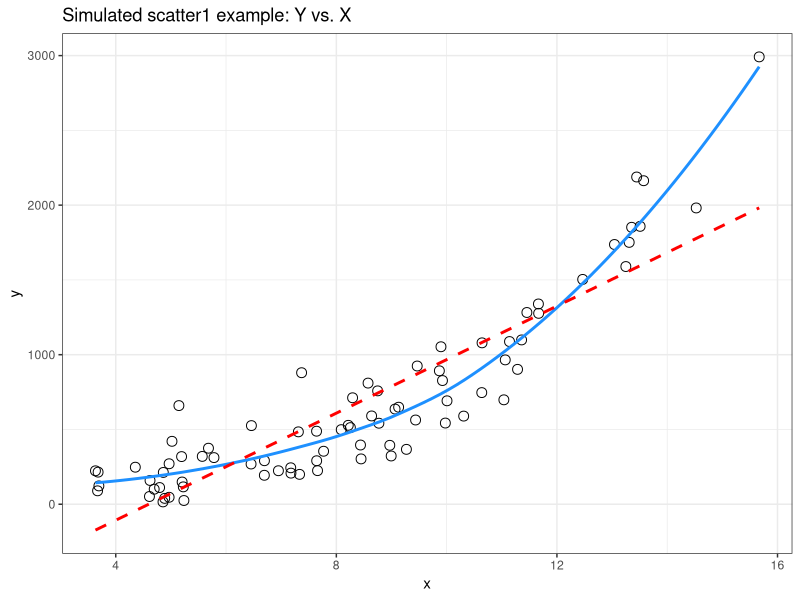
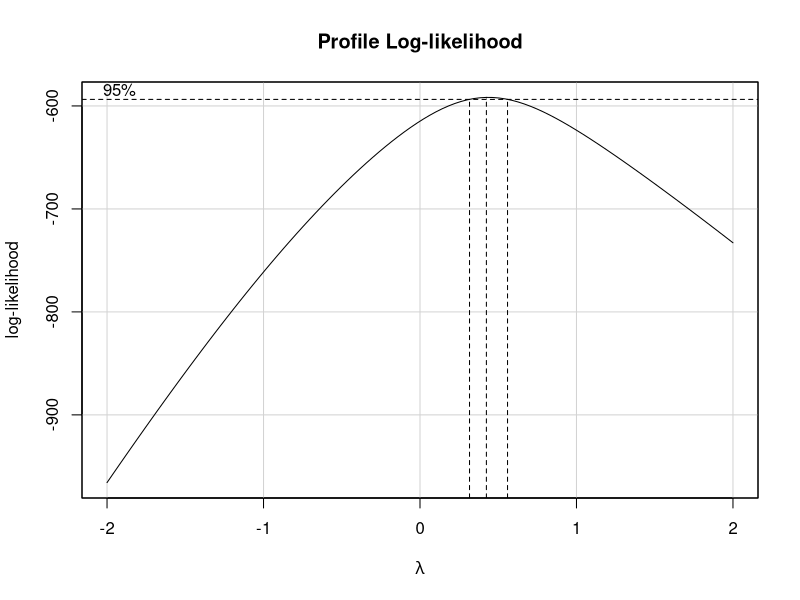
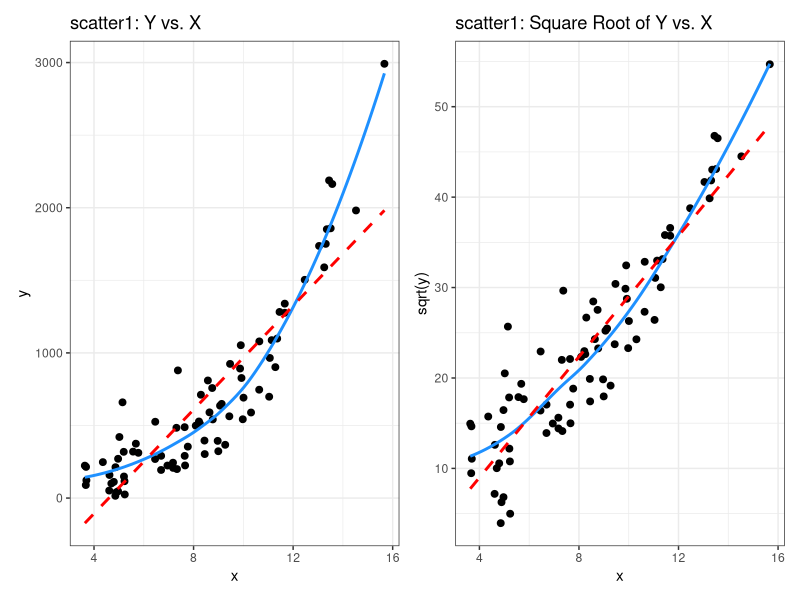
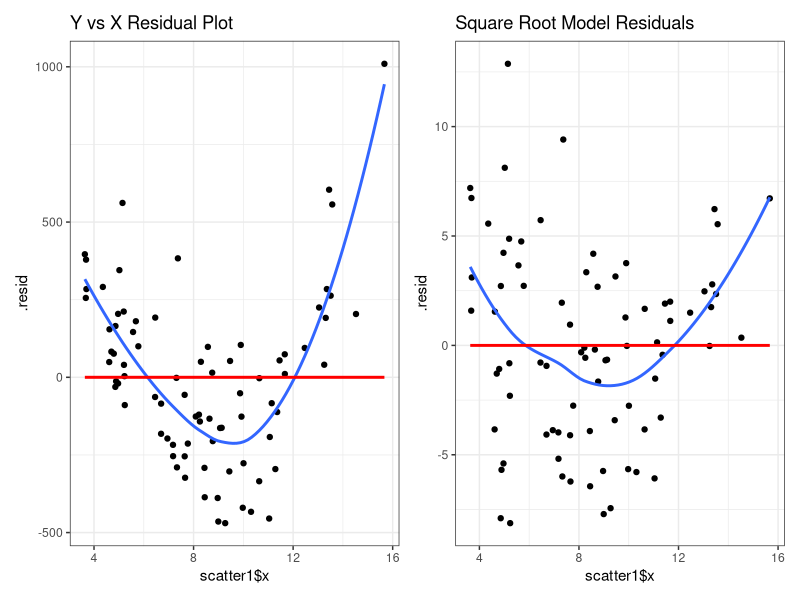

R code for these plots, in order: (Note: this script raises an error after producing the figures.)
## ---- chunk 1
knitr::opts_chunk$set(comment = NA)

library(broom)
library(car)
library(patchwork)
library(tidyverse)

theme_set(theme_bw())
## ---- chunk 2
set.seed(999); 
  x.rand <- rbeta(80, 2, 5) * 20 + 3
set.seed(1000); 
  y.rand <- abs(50 + 0.75*x.rand^(3) 
                - 0.65*x.rand + rnorm(80, 0, 200))

scatter1 <- tibble(x = x.rand, y = y.rand) 
rm(x.rand, y.rand)

ggplot(scatter1, aes(x = x, y = y)) +
    geom_point(shape = 1, size = 3) +
    ## add loess smooth
    geom_smooth(method = "loess", se = FALSE, 
                col = "dodgerblue", formula = y ~ x) +
    ## then add linear fit
    geom_smooth(method = "lm", se = FALSE, 
                col = "red", formula = y ~ x, linetype = "dashed") +
    labs(title = "Simulated scatter1 example: Y vs. X")
## ---- chunk 3
boxCox(scatter1$y ~ scatter1$x) 
powerTransform(scatter1$y ~ scatter1$x)
## ---- chunk 4
p1 <- ggplot(scatter1, aes(x = x, y = y)) +
    geom_point(size = 2) +
    geom_smooth(method = "loess", se = FALSE, 
                formula = y ~ x, col = "dodgerblue") +
    geom_smooth(method = "lm", se = FALSE, 
                formula = y ~ x, col = "red", linetype = "dashed") +
    labs(title = "scatter1: Y vs. X")

p2 <- ggplot(scatter1, aes(x = x, y = sqrt(y))) +
    geom_point(size = 2) +
    geom_smooth(method = "loess", se = FALSE, 
                formula = y ~ x, col = "dodgerblue") +
    geom_smooth(method = "lm", se = FALSE, 
                formula = y ~ x, col = "red", linetype = "dashed") +
    labs(title = "scatter1: Square Root of Y vs. X")

p1 + p2
## ---- chunk 5
cor(scatter1$y, scatter1$x)
cor(sqrt(scatter1$y), scatter1$x)
## ---- chunk 6
testTransform(powerTransform(scatter1$y ~ scatter1$x), 0)
testTransform(powerTransform(scatter1$y ~ scatter1$x), 0.5)
testTransform(powerTransform(scatter1$y ~ scatter1$x), 1)
## ---- chunk 7
model.orig <- lm(scatter1$y ~ scatter1$x)
model.sqrt <- lm(sqrt(scatter1$y) ~ scatter1$x)

p1 <- augment(model.orig) %>%
    ggplot(., aes(x = scatter1$x, y = .resid)) + 
    geom_point() +
    geom_smooth(method = "loess", formula = y ~ x, se = FALSE) +
    geom_smooth(method = "lm", formula = y ~ x, se = FALSE, col = "red") +
    labs(title = "Y vs X Residual Plot")

p2 <- augment(model.sqrt) %>%
    ggplot(., aes(x = scatter1$x, y = .resid)) + 
    geom_point() +
    geom_smooth(method = "loess", formula = y ~ x, se = FALSE) +
    geom_smooth(method = "lm", formula = y ~ x, se = FALSE, col = "red") +
    labs(title = "Square Root Model Residuals")

p1 + p2
## ---- chunk 8
nnyfs <- read_rds("data/nnyfs.Rds")
## ---- chunk 9
nnyfs_c <- nnyfs |> 
    filter(complete.cases(arm_circ, arm_length)) |>
    select(SEQN, arm_circ, arm_length)
## ---- chunk 10
nnyfs_c |> select(arm_length, arm_circ) |> cor()
## ---- chunk 11
ggplot(nnyfs_c, aes(x = arm_length, y = arm_circ)) +
    geom_point(alpha = 0.2) +
    geom_smooth(method = "loess", formula = y ~ x, 
                se = FALSE, color = "blue") +
    geom_smooth(method = "lm", formula = y ~ x, 
                se = FALSE, color = "red")
## ---- chunk 12
m1 <- lm(arm_circ ~ arm_length, data = nnyfs_c)

nnyfs_c_aug1 <- augment(m1, data = nnyfs_c)

nnyfs_c_aug1
## ---- chunk 13
ggplot(nnyfs_c_aug1, aes(x = arm_length, y = .resid)) +
    geom_point(alpha = 0.2) +
    geom_smooth(method = "loess", col = "purple",
                formula = y ~ x, se = FALSE) +
    labs(title = "Residuals show a curve.")
## ---- chunk 14
library(car)
boxCox(nnyfs_c$arm_circ ~ nnyfs_c$arm_length) 
powerTransform(nnyfs_c$arm_circ ~ nnyfs_c$arm_length)
## ---- chunk 15
nnyfs_c <- nnyfs_c |>
    mutate(inv_arm_circ = 1/arm_circ)

p1 <- ggplot(nnyfs_c, aes(x = arm_length, y = inv_arm_circ)) +
    geom_point(alpha = 0.2) +
    geom_smooth(method = "loess", formula = y ~ x, 
                se = FALSE, color = "blue") +
    geom_smooth(method = "lm", formula = y ~ x, 
                se = FALSE, color = "red") +
    labs(title = "Transformation reduces curve")

m2 <- lm(inv_arm_circ ~ arm_length, data = nnyfs_c)

nnyfs_c_aug2 <- augment(m2, data = nnyfs_c)

p2 <- ggplot(nnyfs_c_aug2, aes(x = arm_length, y = .resid)) +
    geom_point(alpha = 0.2) +
    geom_smooth(method = "loess", col = "purple",
                formula = y ~ x, se = FALSE) +
    labs(title = "Residuals much improved")

p1 + p2 + 
    plot_annotation(title = "Evaluating the Inverse Transformation")

